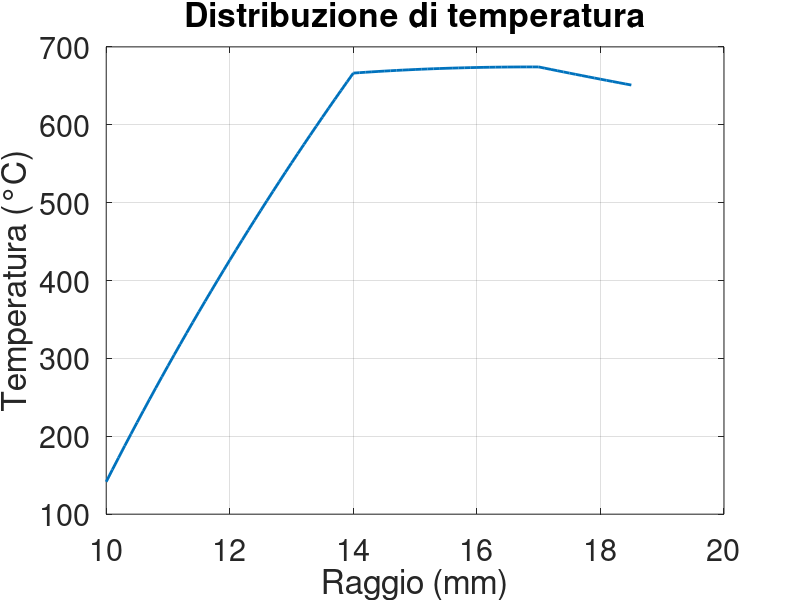

Write the MATLAB code that produced this figure.
clc
clear 
close all

%% Assegno i dati 
r1=10e-3; %m
r2=14e-3; %m
r3=17e-3; %m
r4=18.5e-3; %m

Tin=25; %K
hin=2e3; %W/(m^2*K)
 
Tout=25; %K
hout=5; %W/(m^2*K)

Inom=16e3; %A

%SS
kss=1.5; %W/(m*K)
rhoelss=5e-6; %ohm*m
Rss=rhoelss/(pi*(r2^2-r1^2)); 

%Cu
kcu=30; %W/(m*K)
rhoelcu=1.8e-8; %ohm*m
Rcu=rhoelcu/(pi*(r3^2-r2^2));

%Ins
kins=0.21; %W/(m*K)
rhoelins=1e-2; %ohm*m
Rins=rhoelins/(pi*(r4^2-r3^2));

%Partitore di corrente
%Corrente nell'acciaio
Iss=Inom*(Rcu*Rins)/(Rss*Rcu+Rcu*Rins+Rins*Rss); %A
qss=Iss^2*rhoelss/(pi*(r2^2-r1^2))^2; %W/m^3

%Corrente nel rame
Icu=Inom*(Rins*Rss)/(Rss*Rcu+Rcu*Rins+Rins*Rss); %A
qcu=Icu^2*rhoelcu/(pi*(r3^2-r2^2))^2; %W/m^3

%Corrente nell'isolante
Iins=Inom*(Rcu*Rss)/(Rss*Rcu+Rcu*Rins+Rins*Rss); %A
qins=Iins^2*rhoelins/(pi*(r4^2-r3^2))^2; %W/m^3

%% Soluzione numerica
%Creazione della griglia
dr=1e-4; 
rss=(r1:dr:r2)';
nss=length(rss);

rcu=(r2+dr:dr:r3)';
ncu=nss+length(rcu);

rins=(r3+dr:dr:r4)';

rr=[rss;rcu;rins];
nn=length(rr);

%Definizione delle proprietà
kk=kss*(rr<=r2)+kcu*(rr>r2 & rr<=r3)+kins*(rr>r3);
qnom=qss*(rr<=r2)+qcu*(rr>r2 & rr<=r3)+qins*(rr>r3);

%Assemblaggio della matrice A
sub_diag=1-dr./(2*rr);
main=-2*ones(nn,1);
super_diag=1+dr./(2*rr);

BB=[[sub_diag(2:end);0],main,[0;super_diag(1:end-1)]];

AA=spdiags(BB,-1:1,nn,nn);

%Assemblaggio del vettore b
bb=-qnom.*dr.^2./kk;

%Condizioni al contorno
%i=1
AA(1,1)=1+hin*dr/kss;
AA(1,2)=-1;
bb(1)=hin*dr/kss*Tin;

%i=nss
AA(nss,nss-1)=kss/kcu;
AA(nss,nss)=-(1+kss/kcu);
AA(nss,nss+1)=1;
bb(nss)=0;

%i=ncu
AA(ncu,ncu-1)=kcu/kins;
AA(ncu,ncu)=-(1+kcu/kins);
AA(ncu,ncu+1)=1;
bb(ncu)=0;

%i=end
AA(end,end-1)=-1;
AA(end,end)=1+hout*dr/kins;
bb(end)=hout*dr/kins*Tout;

%% Soluzione
TT=AA\bb;

figure(1)
plot(rr*1e3,TT,'linewidth',2)
grid on
box on
title('Distribuzione di temperatura')
xlabel('Raggio (mm)')
ylabel('Temperatura (°C)')
set(gca,'fontsize',22)
